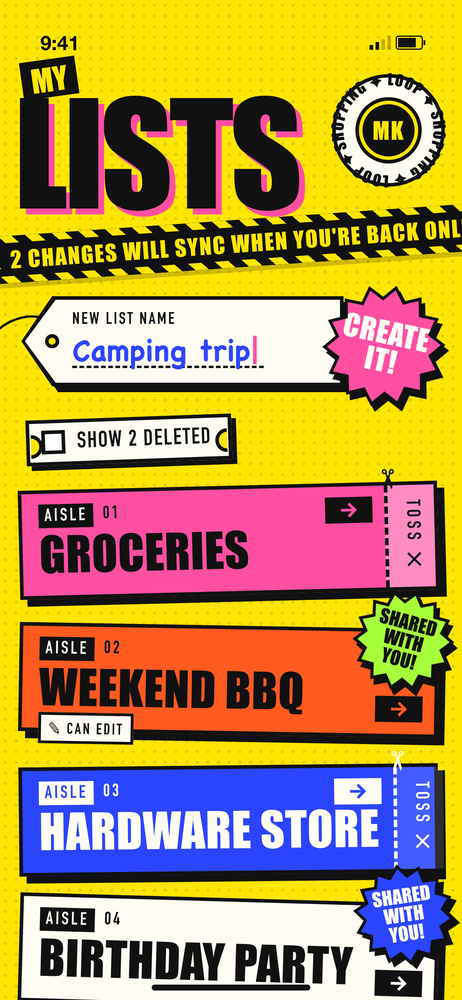
#> input picture ai/ux/other/lists-screen-aisle-signs.png, 462 x 1000 px, shrunk from 1170 x 2532 before the run
$ python offsets.py ../other/lists-screen-aisle-signs.png ../other/lists-screen-cosy-winter.png
#> lines starting #> are read from the running program, lines starting #| are printed output that depends on the picture
# offsets.py <ours.png> <ref.png> name:x0,y0,x1,y1 ... (boxes in pt): the best (dx, dy) shifting ours onto ref,
# searched at ±4 pt. How the mockups were calibrated against simulator shots: README.md.
import sys
import numpy as np
from PIL import Image
a = np.asarray(Image.open(sys.argv[1]).convert('L'), dtype=float)
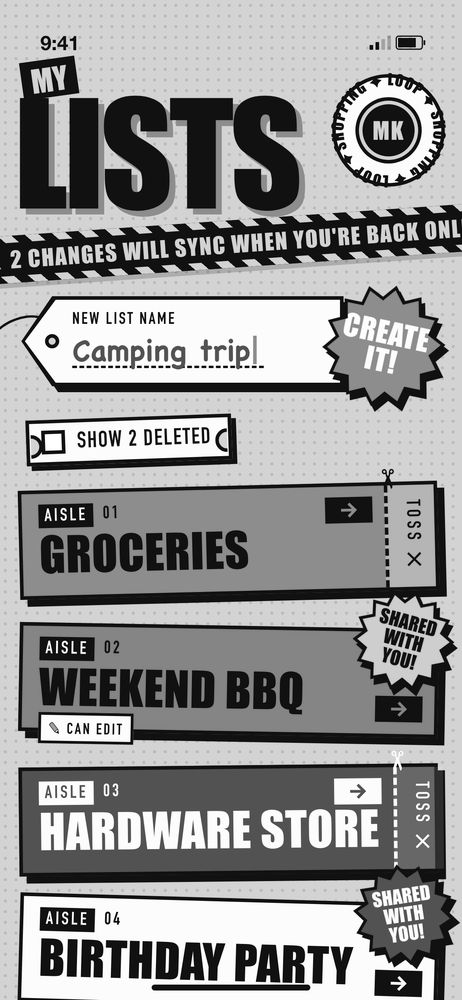
#> a: shape (1000, 462) float64; min 0, max 255, mean 149.2
b = np.asarray(Image.open(sys.argv[2]).convert('L'), dtype=float)
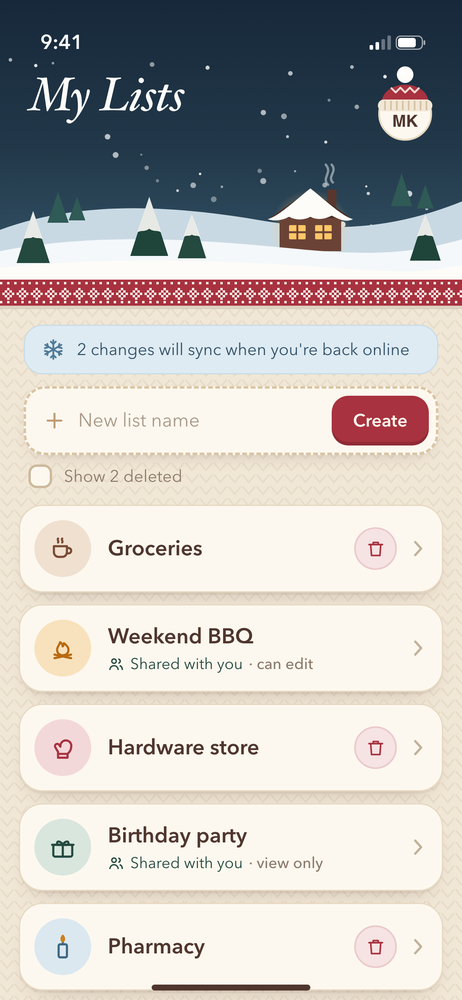
#> input picture ai/ux/other/lists-screen-cosy-winter.png, 462 x 1000 px, shrunk from 1170 x 2532 before the run
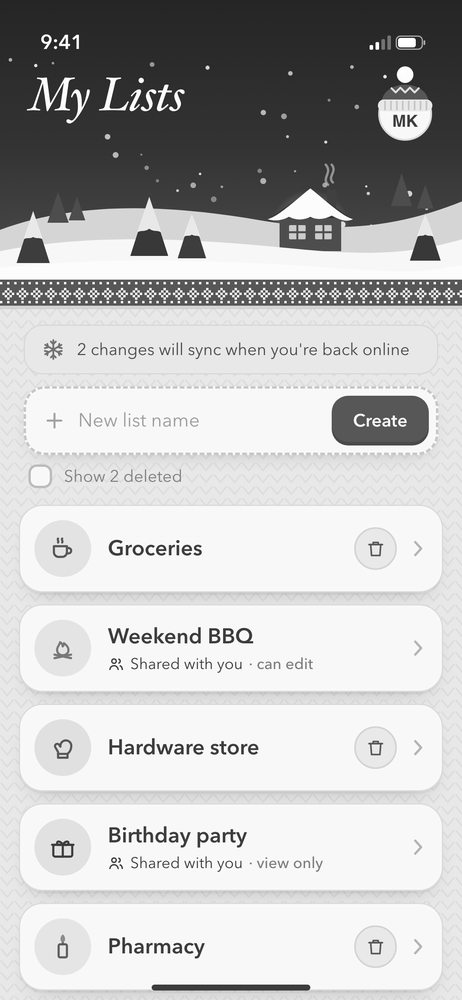
#> b: shape (1000, 462) float64; min 12, max 255, mean 190.5
for spec in sys.argv[3:]:
    name, box = spec.split(':')
    x0, y0, x1, y1 = [int(float(v) * 3) for v in box.split(',')]
    ref = b[y0:y1, x0:x1]
    best = None
    for dy in range(-12, 13):
        for dx in range(-12, 13):
            win = a[y0 + dy:y1 + dy, x0 + dx:x1 + dx]
            if win.shape != ref.shape: continue
            e = np.mean(np.abs(win - ref))
            if best is None or e < best[0]: best = (e, dx, dy)
    print(f'{name:14s} dx={best[1]/3:+.2f}pt dy={best[2]/3:+.2f}pt  err={best[0]:.1f}')
